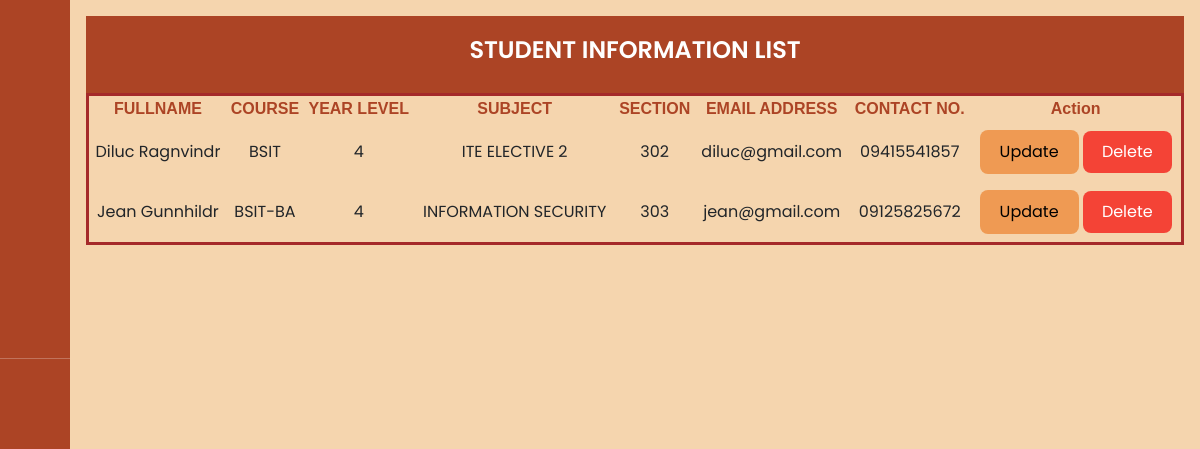
The app's page /admin/student_list.php (signed in) with its own data.
### tables this page shows
CREATE TABLE `tb_users` (
  `user_id` int(3) NOT NULL,
  `lastName` varchar(50) NOT NULL,
  `firstName` varchar(50) NOT NULL,
  `middleName` varchar(50) NOT NULL,
  `course` varchar(50) NOT NULL,
  `year_level` varchar(50) NOT NULL,
  `subject` varchar(60) NOT NULL,
  `section` varchar(50) NOT NULL,
  `email` varchar(50) NOT NULL,
  `contact` varchar(50) NOT NULL,
  `username` varchar(20) NOT NULL,
  `password` varchar(20) NOT NULL
);

### function/functions.php (called while the page is built, shortened)
<?php
include('../mysql_connect.php');
function getAll($table)
{
    global $conn;
    $query = "SELECT * FROM $table";
    return $query_run = mysqli_query($conn, $query);
}
?>

### admin/student_list.php (the view, shortened to what this page needs)
<?php
include('../auth_session.php');
include('../function/functions.php');
?>
<!doctype html>
<html lang="en">
<head>
    <link href="https://cdn.jsdelivr.net/npm/bootstrap@5.3.3/dist/css/bootstrap.min.css" rel="stylesheet">
    <link rel="stylesheet" type="text/css" href="assets/css/style.css" />
    <link rel="stylesheet" type="text/css" href="assets/css/sidebar.css" />
    <link rel="stylesheet" href="https://cdn.datatables.net/2.0.2/css/dataTables.dataTables.css">
    <link href="https://cdn.lineicons.com/4.0/lineicons.css" rel="stylesheet" />
</head>
<body>
    <div class="d-flex" id="wrapper">
        <?php
        include('sidebar.php');
        ?>
        <div class="main p-3">
            <div class="text-center">
                <div id="page-content-wrapper">
                    <header>
                        <h1>STUDENT INFORMATION LIST</h1>
                    </header>
                    <div class="center">
                        <table id="example" class="display" style="width:100%">
                            <thead>
                                <tr>
                                    <th scope="col">FULLNAME</th>
                                    <th scope="col">COURSE</th>
                                    <th scope="col">YEAR LEVEL</th>
                                    <th scope="col">SUBJECT</th>
                                    <th scope="col">SECTION</th>
                                    <th scope="col">EMAIL ADDRESS</th>
                                    <th scope="col">CONTACT NO.</th>
                                    <th>Action</th>
                                </tr>
                            </thead>
                            <tbody>
                                <?php
                                $students = getAll("tb_users");
                                if (mysqli_num_rows($students) > 0) {
                                    foreach ($students as $item) {
                                ?>
                                        <tr>
                                            <td><?= $item['firstName'] . ' ' . $item['middleName'] . ' ' . $item['lastName']; ?></td>
                                            <td><?= $item['course']; ?></td>
                                            <td><?= $item['year_level']; ?></td>
                                            <td><?= $item['subject']; ?></td>
                                            <td><?= $item['section']; ?></td>
                                            <td><?= $item['email']; ?></td>
                                            <td><?= $item['contact']; ?></td>
                                            <td>
                                                <button type="button" class="updatebtn" data-bs-toggle="modal" data-bs-target="#updateModal<?= $item['user_id']; ?>">Update</button>
                                                <button type="button" class="deletebtn" data-bs-toggle="modal" data-bs-target="#deleteModal<?= $item['user_id']; ?>">Delete</button>
                                            </td>
                                        </tr>
                                <?php
                                    }
                                }
                                ?>
                            </tbody>
                        </table>
                    </div>
                </div>
            </div>
        </div>
    </div>
</body>
</html>

### admin/sidebar.php (shortened to what this page needs)
<div class="wrapper">
    <aside id="sidebar">
        <div class="d-flex">
            <button class="toggle-btn" type="button">
            </button>
        </div>
        <ul class="sidebar-nav">
            <li class="sidebar-item">
                <a href="example.php" class="sidebar-link">
                </a>
            </li>
            <li class="sidebar-item">
                <a href="student_list.php" class="sidebar-link">
                </a>
            </li>
            <li class="sidebar-item">
                <a href="#" class="sidebar-link collapsed has-dropdown" data-bs-toggle="collapse" data-bs-target="#auth" aria-expanded="false" aria-controls="auth">
                </a>
            </li>
            <li class="sidebar-item">
                <a href="#" class="sidebar-link collapsed has-dropdown" data-bs-toggle="collapse" data-bs-target="#multi" aria-expanded="false" aria-controls="multi">
                </a>
            </li>
            <li class="sidebar-item">
                <a href="#" class="sidebar-link">
                </a>
            </li>
            <li class="sidebar-item">
                <a href="#" class="sidebar-link">
                </a>
            </li>
            <hr style="color: white;">
            <li class="sidebar-item">
                <a href="logout_admin.php" class="sidebar-link">
                </a>
            </li>
        </ul>
    </aside>
</div>

### admin/assets/css/style.css (style rules this page uses)
header { background-color: #ac4425; padding: 20px; text-align: center; font-size: 20px; color: white; }
body { background: #f5d5ae; }
table { border-style: solid; border-width: 3px; border-color: brown; }
th { font-family: "Arial"; color: #ac4425; }
.updatebtn { padding: 10px 20px; margin: 7px 0; border: none; cursor: pointer; background-color: #ef9a53; border-radius: 8px; color: black; }
.deletebtn { padding: 9px 19px; margin: 7px 0; border: none; cursor: pointer; background-color: #f44336; border-radius: 8px; color: white; }

### admin/assets/css/sidebar.css (style rules this page uses)
a { text-decoration: none; }
li { list-style: none; }
h1 { font-weight: 600; font-size: 1.5rem; }
body { font-family: "Poppins", sans-serif; }
.wrapper { display: flex; }
.main { min-height: 100vh; width: 100%; overflow: hidden; transition: all 0.35s ease-in-out; background-color: #f5d5ae; }
#sidebar { width: 70px; min-width: 70px; z-index: 1000; transition: all 0.25s ease-in-out; background: #ac4425; display: flex; flex-direction: column; }
.toggle-btn { background-color: transparent; cursor: pointer; border: 0; padding: 1rem 1.5rem; }
.sidebar-nav { padding: 2rem 0; flex: 1 1 auto; }
a.sidebar-link { padding: 0.625rem 1.625rem; color: white; display: block; font-size: 0.9rem; white-space: nowrap; border-left: 3px solid transparent; }
.sidebar-item { position: relative; }

### records on screen
tb_users: firstName "Diluc", lastName "Ragnvindr", course "BSIT", year_level "4", subject "ITE ELECTIVE 2", section "302", email "diluc@gmail.com", contact "09415541857"
tb_users: firstName "Jean", lastName "Gunnhildr", course "BSIT-BA", year_level "4", subject "INFORMATION SECURITY", section "303", email "jean@gmail.com", contact "09125825672"
